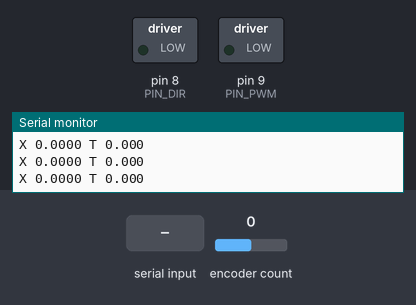
Recording of a sketch running on a simulated Arduino Uno, built with avr-gcc and run on an emulated ATmega328P. On the bench: switched loads named in the sketch (green lamp = pin HIGH), the last lines printed to the serial monitor. Inputs (shaded band) come from the test bench; at power-on: encoder count 0.

Above: at 1.2 s.
1.3 s: "T 90\n" received over Serial
At 2.3 s:
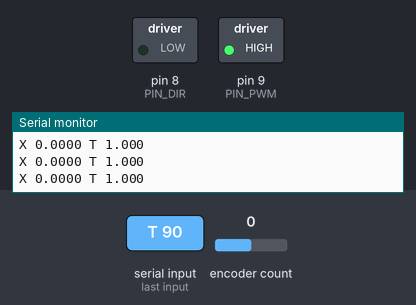
2.8 s: "T ,45\n" received over Serial
At 3.4 s:
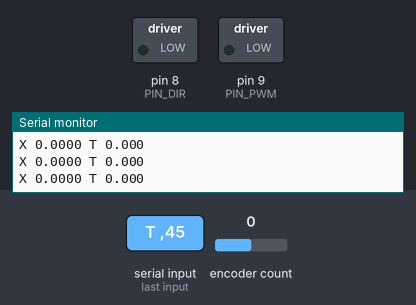
Timing chart, 0 to 5.8 s (numbered marks = the images above; inputs shaded):
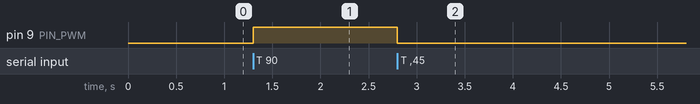

The sketch:

penetration_drive.ino
```cpp
/*
 * penetration_drive.ino
 * Arduino firmware for the cable-reel penetration motor.
 * Compatible with Arduino Uno / Mega / Nano + motor driver
 * (L298N, BTS7960, or Maxon ESCON compatible driver).
 *
 * Interface:
 *   PWM pin  → motor driver speed
 *   DIR pin  → motor direction (up / down)
 *   Encoder A/B → position feedback (optional closed-loop)
 *   Serial 115200 → telemetry to MATLAB / host
 *
 * Command protocol (simple ASCII):
 *   "T <torque_cmd_0_to_1>\n"   → set normalized torque
 *   "P <position_m>\n"          → closed-loop position (if encoder present)
 *   "S\n"                       → stop
 */

#include <Encoder.h>          // install "Encoder" library by Paul Stoffregen

// Pin map (change to match your wiring)
const int PIN_PWM   = 9;
const int PIN_DIR   = 8;
const int PIN_ENC_A = 2;      // interrupt capable
const int PIN_ENC_B = 3;

// Mechanical constants (must match 00_parameters.m)
const float N_G     = 113.0f; // gearbox ratio
const float R_W     = 0.030f; // reel radius [m]
const float N_P     = 2.0f;   // movable-pulley advantage
const float COUNTS_PER_REV = 4096.0f * N_G;  // motor encoder * gearbox

Encoder myEnc(PIN_ENC_A, PIN_ENC_B);

float torqueCmd = 0.0f;       // normalized 0…1
long  lastCount = 0;
unsigned long lastTelem = 0;

void setup() {
  pinMode(PIN_PWM, OUTPUT);
  pinMode(PIN_DIR, OUTPUT);
  Serial.begin(115200);
  analogWrite(PIN_PWM, 0);
  digitalWrite(PIN_DIR, LOW);
  Serial.println(F("Penetration drive ready"));
}

void loop() {
  // ---- Serial command parser ----
  if (Serial.available()) {
    String line = Serial.readStringUntil('\n');
    line.trim();
    if (line.startsWith("T ")) {
      torqueCmd = constrain(line.substring(2).toFloat(), 0.0f, 1.0f);
    } else if (line.startsWith("S")) {
      torqueCmd = 0.0f;
    }
    // Position command can be added later with a simple P-controller
  }

  // ---- Motor command ----
  int pwm = (int)(torqueCmd * 255.0f);
  analogWrite(PIN_PWM, pwm);
  // Direction can be set by a second command or sign of torque

  // ---- Telemetry @ 50 Hz ----
  if (millis() - lastTelem > 20) {
    long count = myEnc.read();
    float revs = (float)count / COUNTS_PER_REV;
    float x_m  = revs * (2.0f * PI * R_W) / N_P;   // linear position
    float v_mps = 0.0f;                            // crude – improve with dt

    Serial.print("X ");
    Serial.print(x_m, 4);
    Serial.print(" T ");
    Serial.println(torqueCmd, 3);

    lastTelem = millis();
    lastCount = count;
  }
}
```

Measured:
- after the input at 1.3 s, pin 9 (PIN_PWM): LOW → HIGH at once
- after the input at 2.8 s, pin 9 (PIN_PWM): HIGH → LOW at once
